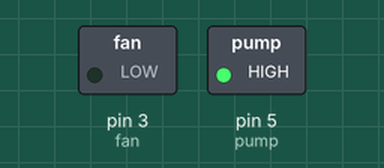
The sketch below on a simulated Arduino Uno, built with avr-gcc and run on an emulated ATmega328P. Shown: switched loads named in the sketch (green lamp = pin HIGH).

Above: at 0.1 s.
At 90.1 s:
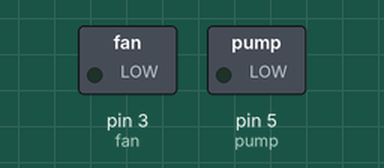
Timing chart, 0 to 91.6 s (numbered marks = the images above):
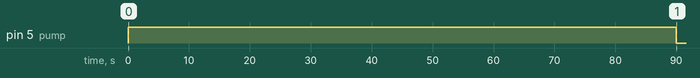

The sketch:

basic_hydro_setup.ino
```cpp
int pump = 5;
int pumpstate = LOW;
unsigned long previousmilli1 = 0;
long pumpontime = 120000;     // 2 min on
long pumpofftime = 7200000;   // 2 hr off/ 8 cycles per 16 hr period

int fan = 3;
int fanstate = LOW;
unsigned long previousmilli2 = 0;
long fanontime = 600000;     // 10 min on
long fanofftime = 600000;    // 10 min off

void setup() {
 pinMode(pump,OUTPUT);
 pinMode(fan,OUTPUT);

digitalWrite(pump, HIGH);
delay(90000);
digitalWrite(pump, LOW);
}

void loop() {

  unsigned long currentmilli1 = millis();
  if ((pumpstate == HIGH) && (currentmilli1 - previousmilli1 >= pumpontime)) {
    pumpstate = LOW;
    previousmilli1 = currentmilli1;
    digitalWrite(pump, pumpstate);
  } else if (((pumpstate == LOW) && (currentmilli1 - previousmilli1 >= pumpofftime))) {
    pumpstate = HIGH;
    previousmilli1 = currentmilli1;
    digitalWrite(pump, pumpstate);
  }


  unsigned long currentmilli2 = millis();
  if ((fanstate == HIGH) && (currentmilli2 - previousmilli2 >= fanontime)) {
    fanstate = LOW;
    previousmilli2 = currentmilli2;
    digitalWrite(fan, fanstate);
  } else if ((fanstate == LOW) && (currentmilli2 - previousmilli2 >= fanofftime)) {
    fanstate = HIGH;
    previousmilli2 = currentmilli2;
    digitalWrite(fan, fanstate);
  }
}
```
